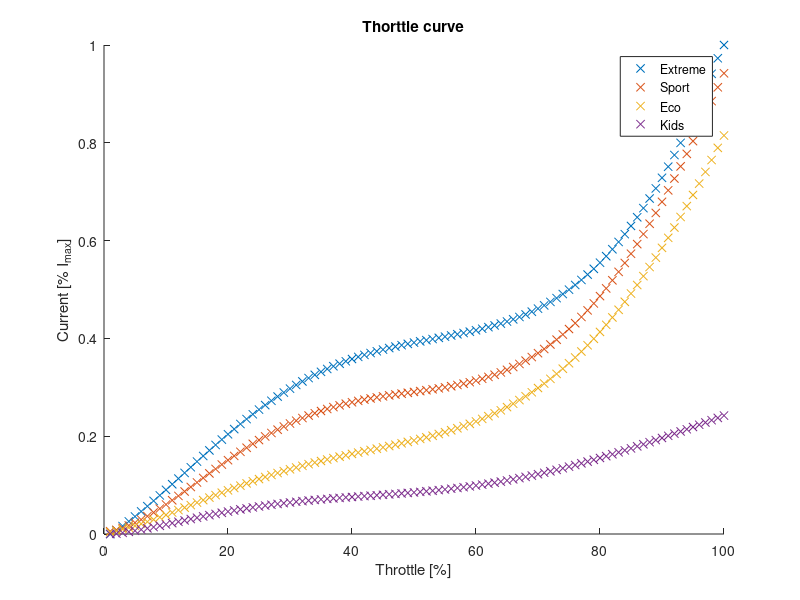

Here is the MATLAB script that generated this plot:
close all;

thr_input = 0:1:99;

pointsx = [1,10,15,30,40,50,60,70,80,85,90,100,110];
pointsy = [0,0.07,0.24,0.26,0.32,0.4,0.47,0.53,0.57,0.57,0.64,1.2,1.4];
thr_curve = polyval(polyfit(pointsx, pointsy, 5), thr_input);
thr_curve(thr_curve>1) = 1;
thr_curve(thr_curve<0) = 0;

pointsx = [1,10,15,30,40,50,60,70,80,85,90,100,110];
pointsy = [0,0.05,0.18,0.19,0.21,0.34,0.38,0.4,0.42,0.5,0.8,1,1.25];
thr_curve2 = polyval(polyfit(pointsx, pointsy, 5), thr_input);
thr_curve2(thr_curve2>1) = 1;
thr_curve2(thr_curve2<0) = 0;

pointsx = [1,10,15,30,40,50,60,70,80,85,90,100,110];
pointsy = [0,0.04,0.1,0.12,0.12,0.22,0.28,0.32,0.37,0.51,0.59,0.89,1.1];
thr_curve3 = polyval(polyfit(pointsx, pointsy, 5), thr_input);
thr_curve3(thr_curve3>1) = 1;
thr_curve3(thr_curve3<0) = 0;

pointsx = [1,10,15,30,40,50,60,70,80,85,90,100,110];
pointsy = [0,0.1,0.15,0.26,0.32,0.38,0.42,0.51,0.62,0.78,0.87,1,1.25] .* 0.24;
thr_curve4 = polyval(polyfit(pointsx, pointsy, 6), thr_input);
thr_curve4(thr_curve4>1) = 1;
thr_curve4(thr_curve4<0) = 0;

for i=thr_input+1
    thr_curve(i) = thr_curve(i);
	thr_curve2(i) = thr_curve2(i);
	thr_curve3(i) = thr_curve3(i);
	thr_curve4(i) = thr_curve4(i);
end

figure(1)
hold on;
plot(thr_curve, 'x'); 
plot(thr_curve2, 'x');
plot(thr_curve3, 'x');
plot(thr_curve4, 'x');
title('Thorttle curve')
xlabel('Throttle [%]')
ylabel('Current [% I_{max}]')
legend('Extreme', 'Sport', 'Eco', 'Kids')

clc;
fprintf("\n");
fprintf("static const float aw_curve_vinga_extreme[] = {%s};\n", regexprep(num2str(thr_curve),'\s+',','));
fprintf("static const float aw_curve_vinga_sport[] = {%s};\n", regexprep(num2str(thr_curve2),'\s+',','));
fprintf("static const float aw_curve_vinga_eco[] = {%s};\n", regexprep(num2str(thr_curve3),'\s+',','));
fprintf("static const float aw_curve_vinga_kids[] = {%s};\n", regexprep(num2str(thr_curve4),'\s+',','));
fprintf("\n");